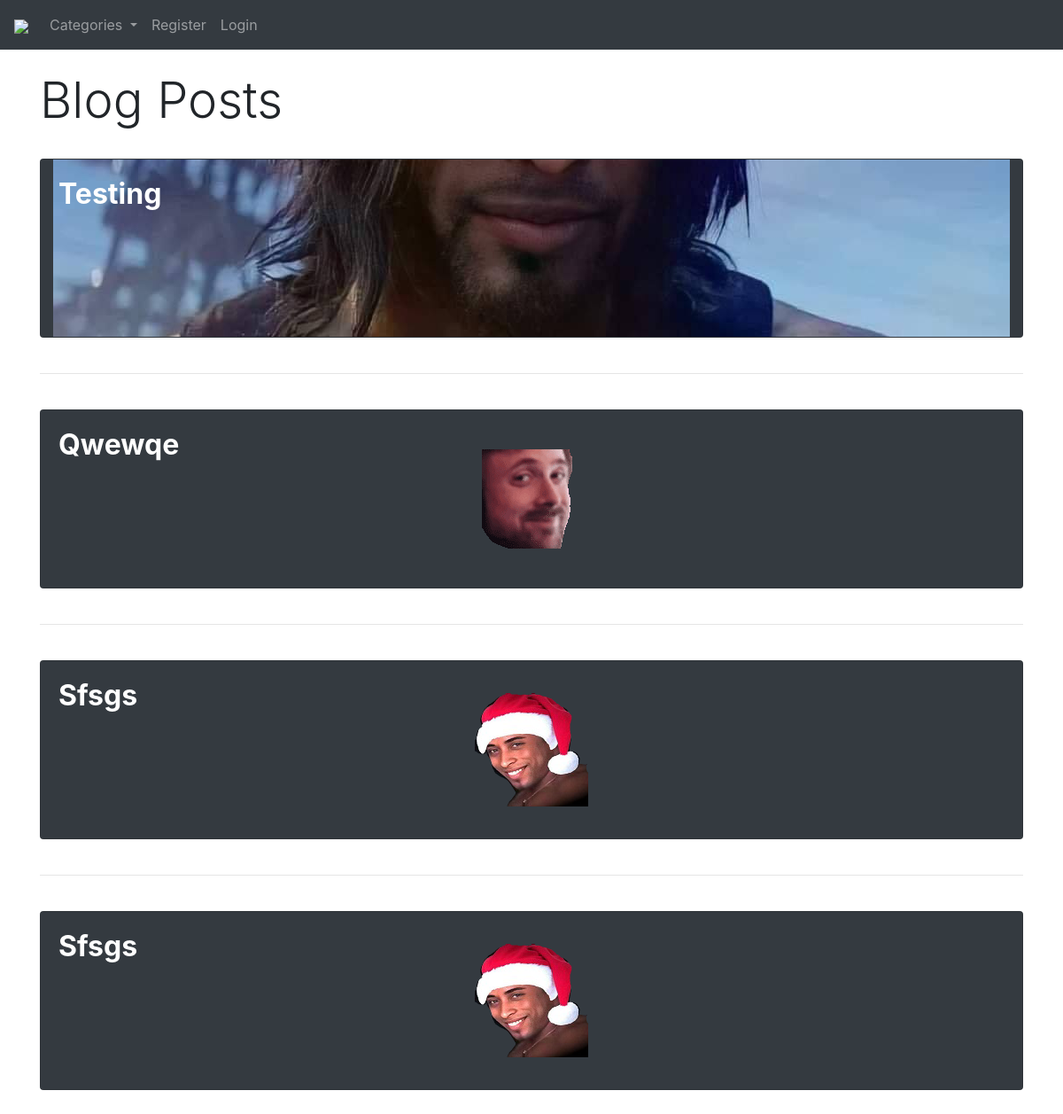
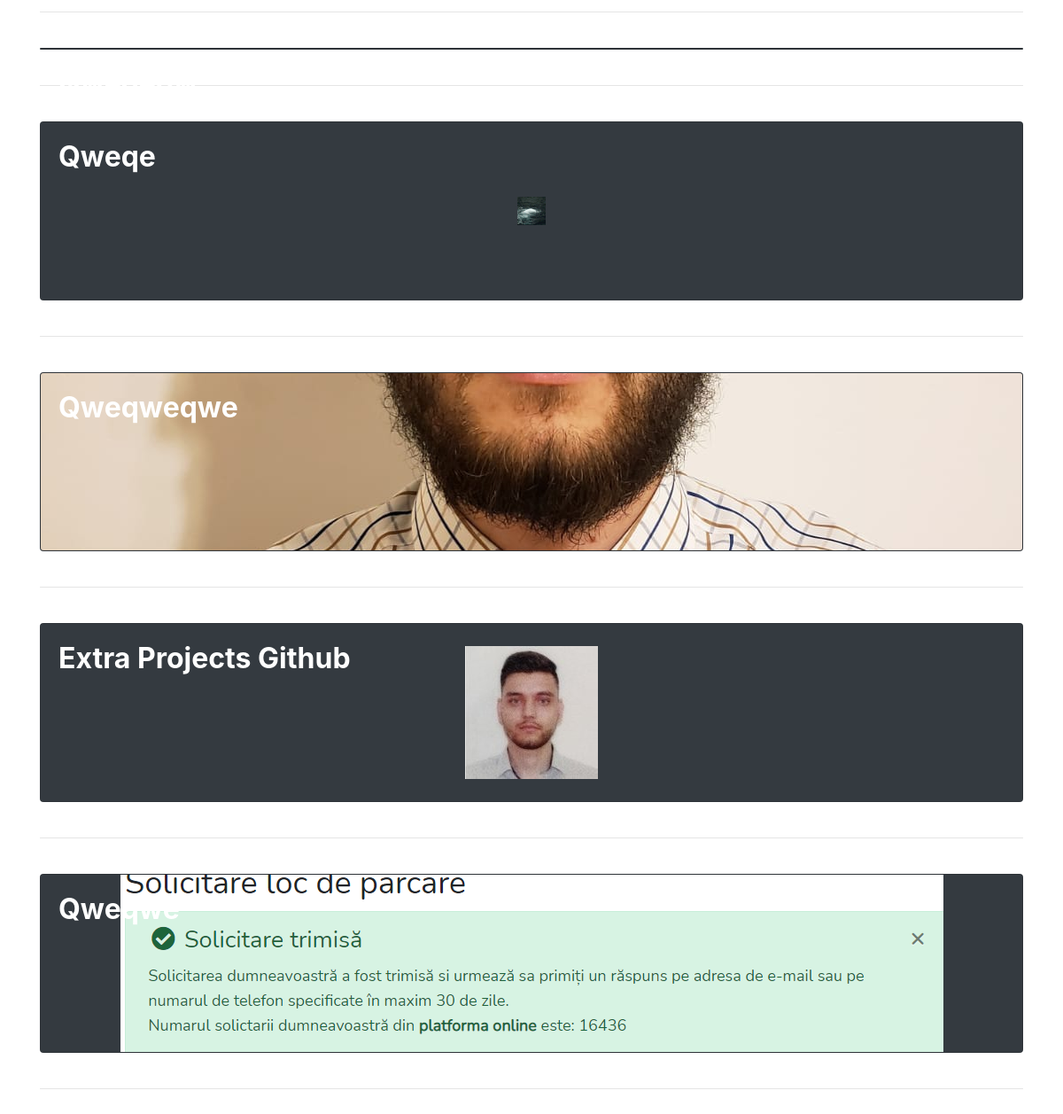
The page / on the database its author committed (2 pictures, top to bottom).
### myBlog/models.py (models this page shows, shortened)
class Post(models.Model):
    title = models.CharField(max_length=255)
    header_image = models.ImageField(null=True, blank=True, upload_to="images/")
    title_tag = models.CharField(max_length=255)
    author = models.ForeignKey(User, on_delete=models.CASCADE)
    body = RichTextField(blank=True, null=True)
    post_date = models.DateField(auto_now_add=True)
    category = models.CharField(max_length=255, default='uncategorized')
    snippet = models.CharField(max_length=255)
    likes = models.ManyToManyField(User, related_name='blog_posts')

### myBlog/views.py (the view)
# urls.py: path('', HomeView.as_view(), name='home'),
class HomeView(ListView):
    model = Post
    template_name = 'home.html'
    ordering = ['-post_date']
    def get_context_data(self, *args, **kwargs):
        cat_menu = Category.objects.all()
        context = super(HomeView, self).get_context_data(*args, **kwargs)
        context["cat_menu"] = cat_menu
        return context

### myBlog/models.py (called while the page is built)
    def __str__(self) :
        return self.name

### myBlog/templates/home.html (shortened to what this page needs)
{% extends 'base.html' %}
  {% block content %}
{% load static %}
<h1 class="display-4">Blog Posts</h1>
<br>
{% for post in object_list%}
<a class="card bg-dark text-white image-class" href="{% url 'article-detail' post.pk %}" style="width:100%">
  {% if post.header_image %}
  <img class="card-img image-blur" src="{{ post.header_image.url }}" alt="Card image"
        width="200px" height="200px" style="object-fit: none; object-position: 50% 50%">
  {% endif %}
  <div class="card-img-overlay">
    <h2 class="card-title font-weight-bold">{{ post.title|title }} </h2>
  </div>
</a>
  <br />  <hr> <br />
{% endfor %}
  {% endblock %}

### static/CSS/styles.css (style rules this page uses)
.image-class { width:100%; }
.image-blur { animation: text-blur-in 0.5s cubic-bezier(0.550, 0.085, 0.680, 0.530) both; animation-delay: 0s; }

### rows shown on the page
Post: header_image (picture), title "Testing"
Post: header_image (picture), title "Qwewqe"
Post: header_image (picture), title "Sfsgs"
Post: header_image (picture), title "Sfsgs"
Post: title "Qweqeqw"
Post: header_image (picture), title "Qweqe"
Post: header_image (picture), title "Qweqweqwe"
Post: header_image (picture), title "Extra Projects Github"
Post: header_image (picture), title "Qweqwe"
